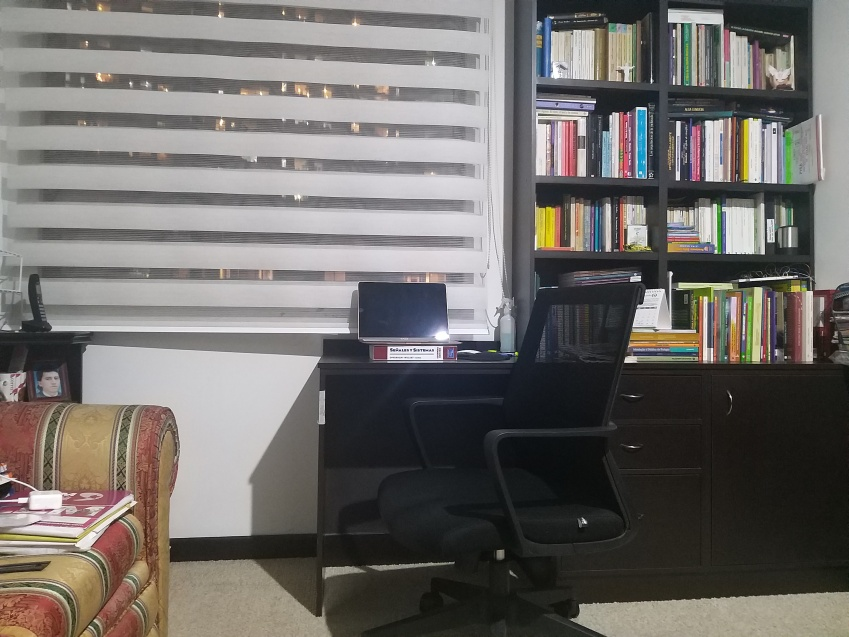
#> input picture Taller_5/ImagenesFi/image_2.jpg, 849 x 637 px, found by its file name
$ python taller_2_Rafael_Mora_FiltradoFourier.py Taller_5/ImagenesFi/image_1.jpg Taller_5/ImagenesFi/image_2.jpg   (older library calls are emulated)
#> lines starting #> are read from the running program, lines starting #| are printed output that depends on the picture; after the words box and inside, x2 and y2 are one past the last pixel; in counts of white or black regions, pixels touching at a corner belong together
#> further down, image is the input picture: shape (637, 849, 3); mean B, G, R 105.7, 109, 112.5
# Created by Christian Rafael Mora Parga
import cv2
import numpy as np
import os
import sys


class thetaFilter:
    def __init__(self, img_gris):
        self.img_gris = img_gris  # recibe la imagen en grises
        self.theta = None
        self.delta_theta = None

    #  1. b) Un método set_thetapara recibir los parámetros theta y delta_theta que definen la respuesta del filtro.
    def set_theta(self, theta, delta_theta):
        if theta < 0:
            theta = -1 * theta + 180
        # else:
        #   theta += 90
        self.theta = theta
        self.delta_theta = delta_theta

    #  Método usado en ambos puntos para crear la mascara para realizar la convolución en frecuencia (producto):
    def angularSpectral_mask(self):
        # pre-computations
        num_rows, num_cols = (self.img_gris.shape[0], self.img_gris.shape[1])
        enum_rows = np.linspace(0, num_rows - 1, num_rows)
        enum_cols = np.linspace(0, num_cols - 1, num_cols)
        col_iter, row_iter = np.meshgrid(enum_cols, enum_rows)
        half_size = num_rows / 2  # el centro de la imagen

        # 2) Se crea una matriz de ángulos respecto al centro (origen) según las dimensiones de la imagen original:
        filter_space = 180 + 180 * np.arctan2(row_iter - half_size, col_iter - half_size) / np.pi

        # se calcula el rango de angulos de frecuencias de paso en lim con base a "theta":
        # lim_dif = 𝜃 - Δ𝜃, lim_sum = 𝜃 + Δ𝜃 y en lim_dif_180 y lim_sum_180 se añaden 180 grados para construir el
        # otro rango simétrico de fases.
        # 𝜃 - Δ𝜃 < filter_space < 𝜃 + Δ𝜃 donde se fuerza que estén entre [0, 360] usando mod(.,360)
        lim_dif, lim_sum = np.divmod(self.theta - self.delta_theta, 360), np.divmod(self.theta + self.delta_theta, 360)
        lim_dif_180, lim_sum_180 = np.divmod(180 + self.theta - self.delta_theta, 360), np.divmod(
            180 + self.theta + self.delta_theta, 360)

        idx_1, idx_2 = filter_space < lim_sum[1], filter_space > lim_dif[1]
        idx1_180, idx2_180 = filter_space < lim_sum_180[1], filter_space > lim_dif_180[1]

        # Se hace la operación AND para obtener los valores True en las intersecciones True de ambas matrices:
        idx_phases1, idx_phases2 = np.bitwise_and(idx_1, idx_2), np.bitwise_and(idx1_180, idx2_180)
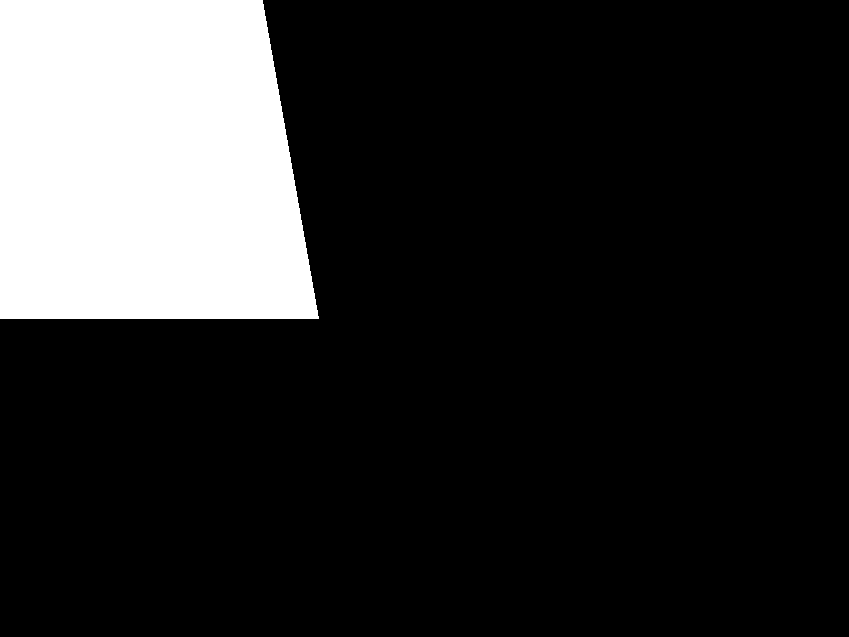
#> idx_1: shape (637, 849) bool; 17.2% white; 1 white region, box (x1, y1, x2, y2) and area: (0, 0, 319, 319) 92792
#> idx1_180: shape (637, 849) bool; 79.6% white; 1 black region, box (x1, y1, x2, y2) and area: (0, 319, 375, 637) 110355
        # Se hace la operación OR para superponer los valores de ambas matrices:
        idx_phases = np.bitwise_or(idx_phases1, idx_phases2)
#> idx_phases1: shape (637, 849) bool; 13.7% white; 1 white region, box (x1, y1, x2, y2) and area: (0, 0, 319, 319) 74273
        phase_filter_mask = idx_phases.astype(np.uint8)
        # Se asegura que esté en True el punto central de la imagen en el dom espectral:
        phase_filter_mask[int(half_size), int(half_size)] = 1

        # intervalos angulares problemáticos:
        a, aa, aaa = 180 - 1 + self.delta_theta, 0 - 1 + self.delta_theta, 360 - 1 + self.delta_theta,
        b, bb, bbb = 180 - self.delta_theta, 0 - self.delta_theta, 360 - self.delta_theta
        # se construye la otra parte del espectro angular reflejando sobre el eje x & y, la parte bien construida
        # si este se encuentra en los intervalos a, aa, aaa, b, bb, bbb, que son todos iguales a 0, 180 y 360 grados
        if self.theta in range(b, a + 1) or self.theta in range(bb, aa + 1) or self.theta in range(bbb, aaa + 1):
            mask1, mask2 = np.flip(phase_filter_mask, 0), np.flip(phase_filter_mask)
            mask2 = np.flip(mask2, 0)
            phase_filter_mask = np.bitwise_or(mask1, mask2)
            phase_filter_mask = np.flip(phase_filter_mask, 0)

        # cv2.imshow("1) Imagen fil1", 255*idx_1.astype(np.uint8))
        # cv2.imshow("1) Imagen Fil2", 255*idx_2.astype(np.uint8))

        return phase_filter_mask

    #  1. c)Un método filtering que implementa un filtrado vía FFT que permite solo el paso de las componentes de
    #  frecuencia orientadas entre 𝜃−Δ𝜃 y 𝜃-Δ𝜃 (anula las demás).
    def filtering(self):
        # Se realiza la FFT con su respectivo reordenamiento de frecuencias (shift)
        image_gray_fft_shift = np.fft.fftshift(np.fft.fft2(self.img_gris))

        phase_filter_mask = self.angularSpectral_mask()

        fft_filtered = image_gray_fft_shift * phase_filter_mask
        image_filtered = np.fft.ifft2(np.fft.fftshift(fft_filtered))
        image_filtered = np.absolute(image_filtered)
        maxi = np.max(image_filtered)
#> maxi = 97.07
        if np.max(image_filtered) == 0:
            print('No hay componentes de frecuencia en este rango de orientaciones angulares')
            maxi = 1
        image_filtered /= maxi

        return image_filtered, phase_filter_mask

    # Punto 2:
    # Implemente un banco de 4 filtros direccionales utilizando la clase theta Filter
    # para las orientaciones 0°, 45°, 90°y 135°, y con Δ𝜃=5°, sobre una imagen de entrada.

    def fourFilter_banc(self, masks):
        # Filtrado realizado de la misma forma que en el punto anterior:
        # Retorna la imagen en el dominio original ya filtrada
        def convolvFreq(sig, mask):
            fft_filtered = sig * mask
            image_filtered = np.fft.ifft2(np.fft.fftshift(fft_filtered))
            image_filtered = np.absolute(image_filtered)
            maxi = np.max(image_filtered)
            if np.max(image_filtered) == 0:
                print('No hay componentes de frecuencia en este rango de orientaciones angulares')
                maxi = 1
            image_filtered /= maxi

            return image_filtered

        # Se realiza la transformada de la imagen en grises una sola vez:
        image_gray_fft_shift = np.fft.fftshift(np.fft.fft2(self.img_gris))

        filterImages = []
        for i in masks:
            # Se realiza el filtrado en el dominio de la frecuencia, como se hizo para el primer punto
            img_filt = convolvFreq(image_gray_fft_shift, i)
            filterImages.append(img_filt)

        # 2. c) Sintetice una nueva imagen promediandolas imágenes resultantes después del banco de filtro y
        # visualice la imagen resultante.
        # Se calcula el promedio pixel a pixel sobre las 4 imágenes:
        imag_prom = np.mean(filterImages, axis=0)

        # 2. b) Visualice cada una de las imágenes con su respectivo titulo
        # se muestran todas las 4 imagenes filtradas, y la sintética
        cv2.imshow("2) Filtered image 0 grados", filterImages[0])
        cv2.imshow("2) Filtered image 45 grados", filterImages[1])
        cv2.imshow("2) Filtered image 90 grados", filterImages[2])
        cv2.imshow("2) Filtered image 135 grados", filterImages[3])
        cv2.imshow("2) Promedio Filtered image", imag_prom)
        cv2.waitKey(0)

        return imag_prom, filterImages

    # Punto 3:
    def std_N(self, imagen, N, thresh):
        imagen_n, imagen_n2 = cv2.blur(imagen, (N, N)), cv2.blur(np.power(imagen, 2), (N, N))
        imagen_std = np.sqrt(imagen_n2 - np.power(imagen_n, 2))
        imagen_std /= np.max(imagen_std)
        mask_std = imagen_std > thresh
        mask_std = mask_std.astype(float) #usar np.float en vez de float por si acaso
        return mask_std

    def std_plus_filter(self, filter_images, std_images):
        fin_image = 0
        for i, j in zip(filter_images, std_images):
            fin_image += i*j

        return fin_image


if __name__ == '__main__':

    path = sys.argv[1]
    image_name = sys.argv[2]
    path_file = os.path.join(path, image_name)
    image = cv2.imread(path_file)
    # se pasa la imagen a grises
    image_gray = cv2.cvtColor(image, cv2.COLOR_BGR2GRAY)

    # 1. a) La clase recibe en su constructor la imagen (en grises) a filtrar:
    ob = thetaFilter(image_gray)
    # primer argumento de entrada theta, segundo delta theta:
    theta = 50
    delta_theta = 30
    ob.set_theta(theta, delta_theta)
    image_filtered, phase_filter_mask = ob.filtering()
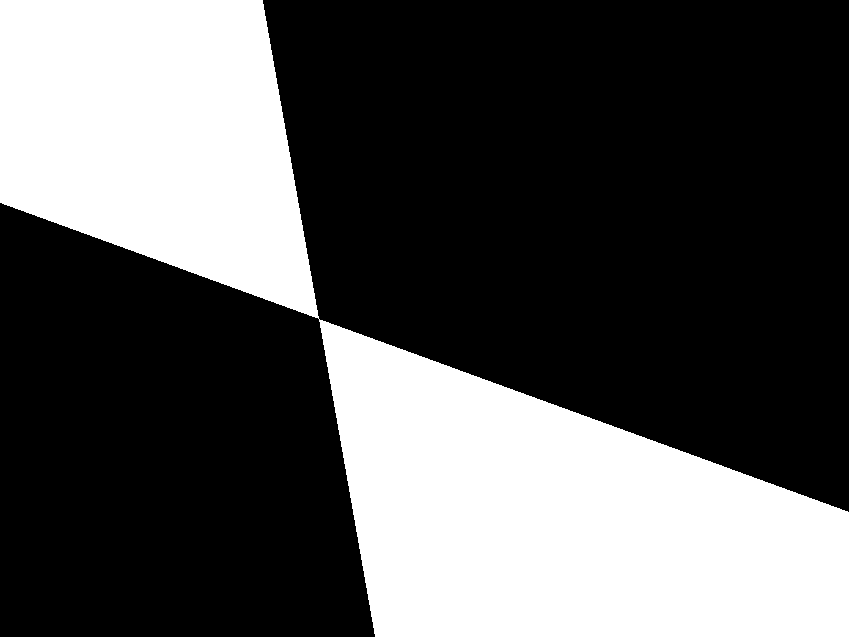
#> phase_filter_mask: shape (637, 849); values 0 (black) and 1 (white), 33.8% white; 1 white region, box (x1, y1, x2, y2) and area: (0, 0, 849, 637) 182780

    # Visualización de las imagenes del punto 1
    cv2.imshow("1) Imagen Original", image_gray)
    cv2.imshow("1) Filtro", phase_filter_mask * 255)
    cv2.imshow("1) Imagen Filtrada", image_filtered)
    cv2.waitKey(0)

    # 2. Segundo punto, banco de 4 filtros:
    thetas, delta_thetas = [0, 45, 90, 135], [20, 20, 20, 20]
    masks = []
    for i, j in zip(thetas, delta_thetas):
        ob.set_theta(i, j)
        masks.append(ob.angularSpectral_mask())
#> after the loop, masks = 4 items

    ob.fourFilter_banc(masks)
#> the loop in fourFilter_banc, `for i in masks:` made 4 passes
#> pass 1, in convolvFreq, `image_filtered = np.absolute(image_filtered)`:
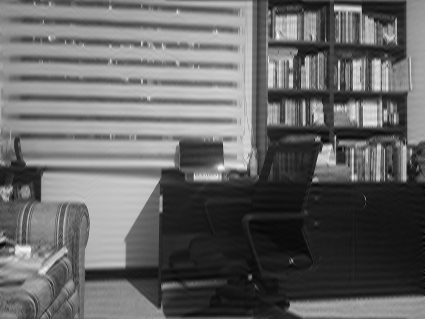
#> image_filtered: shape (637, 849) float64 (shown at 1/2 size); min 0.0144, max 272.5, mean 109.7; drawn with min black and max white
#> in fourFilter_banc, `cv2.imshow("2) Filtered image 135 grados", filterImages[3])`:
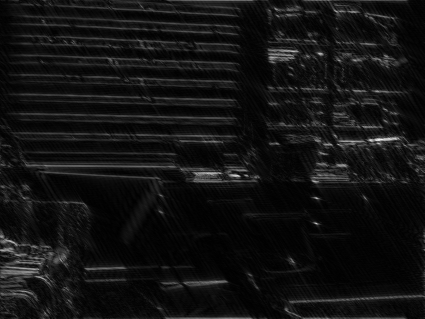
#> window '2) Filtered image 135 grados': shape (637, 849) float64 (shown at 1/2 size); min 5.25e-05, max 1, mean 0.0726

    # 3. Tercer Punto opcional, banco de 4 filtros, sintesis usando desviación estándar:
    '''
    crear un método que permita sintetizar la imagen de la huella utilizando una máscara basada en la desviación
    estándar local, para determinar que pixeles de la imágenes filtradas se incluyen en la imagen sintetizada.
    Para la desviación estándar local defina un ventana rectangular y calcula la desviación estándar sobre la
    imagen resultante del filtro de orientación. Utilizando un umbral predeterminado defina la mascara de
    desviación estándar como los valores mayores al umbral. Utilice las distintas máscaras para ponderas las
    imágenes filtradas de las diferentes orientaciones.
    '''

    thetas, delta_thetas = [0, 45, 90, 135], [20, 20, 20, 20]
    masks = []
    for i, j in zip(thetas, delta_thetas):
        ob.set_theta(i, j)
        masks.append(ob.angularSpectral_mask())

    #N: tamaño de la ventana cuadrada, thresh: umbral para obtener valores de desviación estándar superiores a éste
    N, thresh = 21, 0.5
    prom_img, filterImages = ob.fourFilter_banc(masks)
#> the loop in fourFilter_banc (call 2), `for i in masks:` made 4 passes
#> filterImages = 4 items
    std_image = []

    for i in filterImages:
        std_image.append(ob.std_N(i, N, thresh))
#> this loop made 4 passes
#> pass 1, in std_N, `imagen_std /= np.max(imagen_std)`:
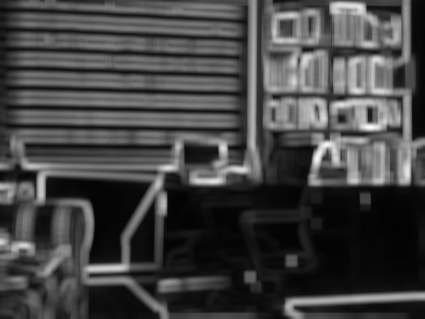
#> imagen_std: shape (637, 849) float64 (shown at 1/2 size); min 0.0106, max 1, mean 0.269
#> after the loop, std_image = 4 items

    fin_image = ob.std_plus_filter(filterImages, std_image)
#> the loop in std_plus_filter, `for i, j in zip(filter_images, std_images):` made 4 passes
#> after the loop in std_plus_filter, `for i, j in zip(filter_images, std_images):`:
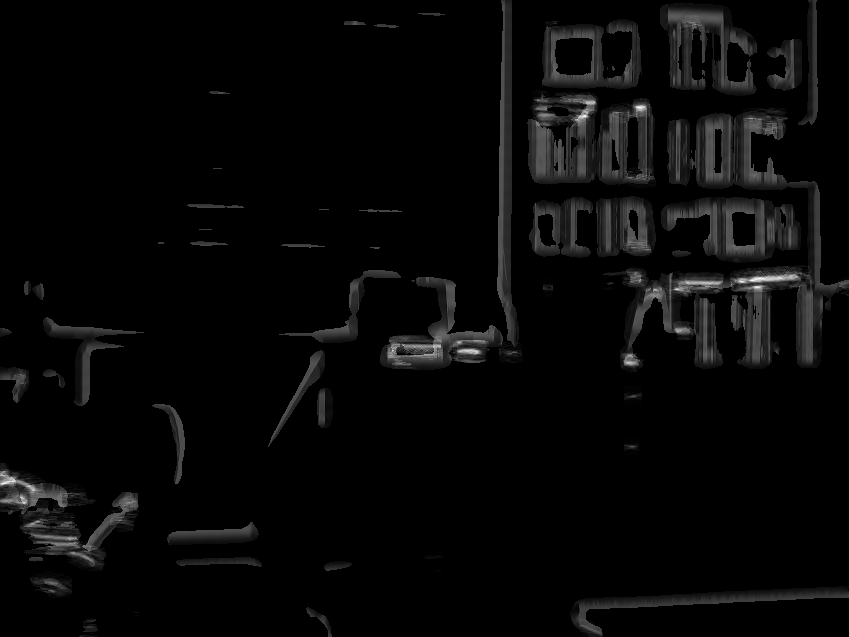
#> fin_image: shape (637, 849) float64; min 0, max 2.44, mean 0.0735; drawn with min black and max white
    cv2.imshow("3) Sintesis STD", fin_image)
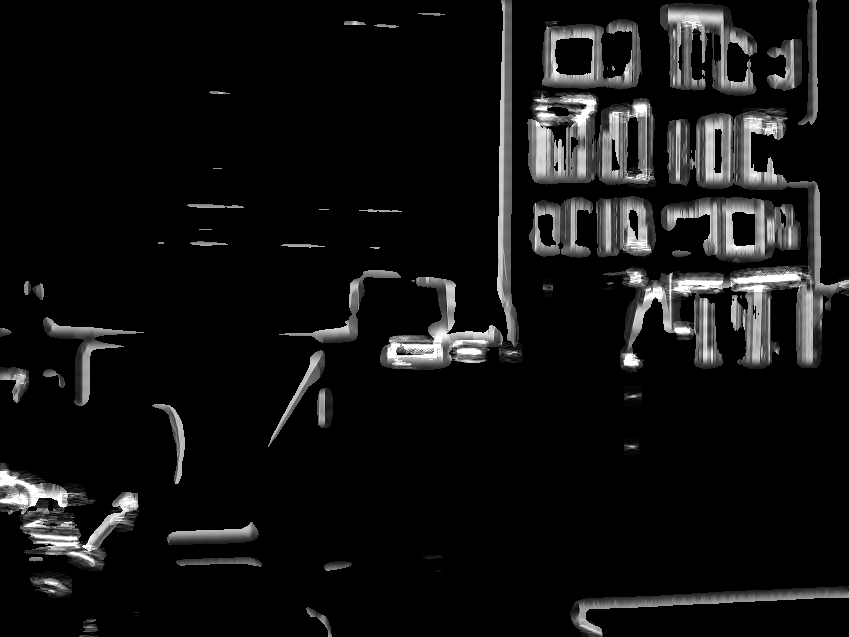
#> window '3) Sintesis STD': shape (637, 849); min 0, max 255, mean 18.2
    cv2.waitKey(0)

$ run again, on Taller_5/ImagenesFi/image_3.jpg
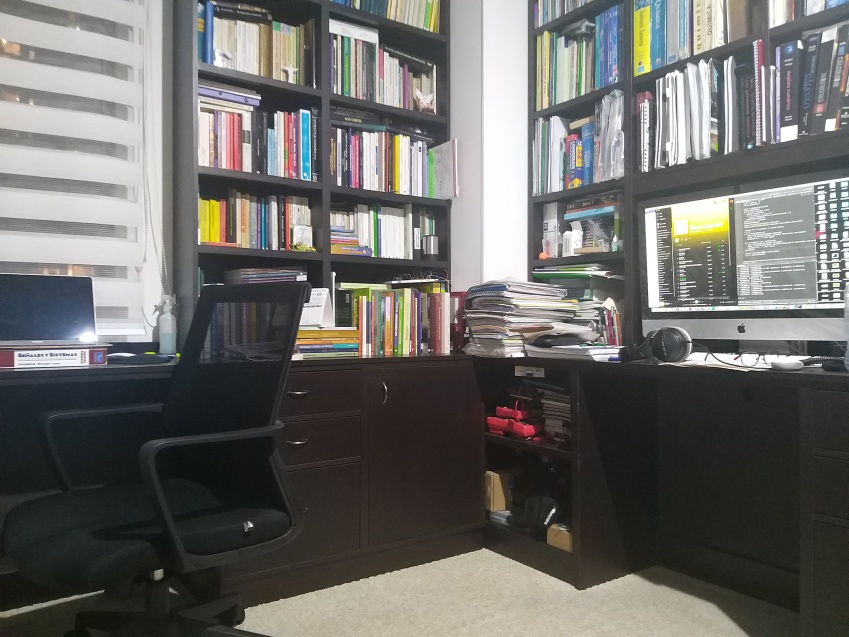
#> input picture Taller_5/ImagenesFi/image_3.jpg, 849 x 637 px, found by its file name
#> image is the input picture: shape (637, 849, 3); mean B, G, R 103.7, 106.8, 107.7
#> idx_1: shape (637, 849) bool; 17.2% white; 1 white region, box (x1, y1, x2, y2) and area: (0, 0, 319, 319) 92792
#> idx1_180: shape (637, 849) bool; 79.6% white; 1 black region, box (x1, y1, x2, y2) and area: (0, 319, 375, 637) 110355
#> idx_phases1: shape (637, 849) bool; 13.7% white; 1 white region, box (x1, y1, x2, y2) and area: (0, 0, 319, 319) 74273
#> in filtering, `maxi = np.max(image_filtered)`: maxi = 90.47
#> phase_filter_mask: shape (637, 849); values 0 (black) and 1 (white), 33.8% white; 1 white region, box (x1, y1, x2, y2) and area: (0, 0, 849, 637) 182780
#> after the loop `for i, j in zip(thetas, delta_thetas):`: masks = 4 items
#> the loop in fourFilter_banc, `for i in masks:` made 4 passes
#> the loop in fourFilter_banc (call 2), `for i in masks:` made 4 passes
#> the loop `for i in filterImages:` made 4 passes
#> pass 1, in std_N, `imagen_std /= np.max(imagen_std)`:
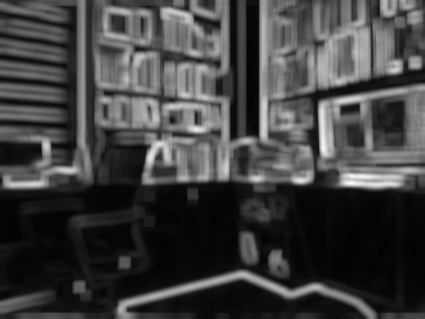
#> imagen_std: shape (637, 849) float64 (shown at 1/2 size); min 0.00938, max 1, mean 0.252
#> the loop in std_plus_filter, `for i, j in zip(filter_images, std_images):` made 4 passes
#> `cv2.imshow("3) Sintesis STD", fin_image)`:
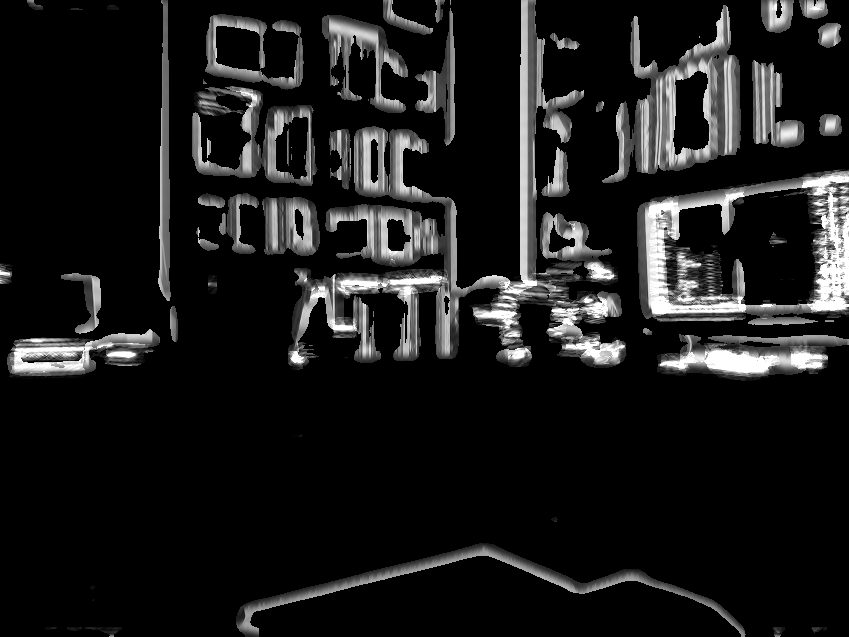
#> window '3) Sintesis STD': shape (637, 849); min 0, max 255, mean 26.7
